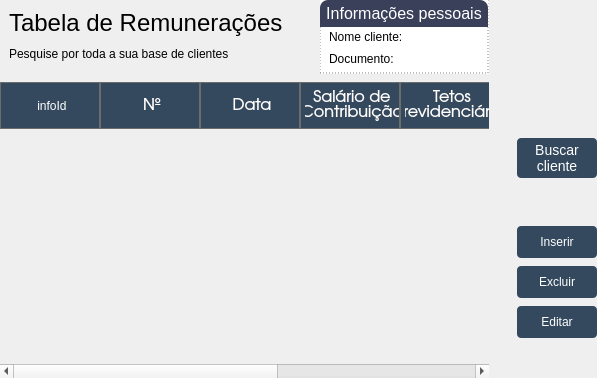
     <widget class="QWidget" name="tabContribuicoes">
      <property name="styleSheet">
       <string notr="true">/*-------------------------------- Labels -----------------------------------------*/
#lbTituloClientes {
	font-family: &quot;TeX Gyre Adventor&quot;;
	font-size: 24px;
}

#lbInfoClientes {
	font-family: &quot;TeX Gyre Adventor&quot;;
	font-size: 12px;	
}

#lbTituloFiltro {
	font-family: &quot;TeX Gyre Adventor&quot;;
	font-size: 16px;
}

#lbBuscaNome, #lbBuscaEmail, 
#lbBuscaTelefone, #lbBuscaTpProcesso,
#lbBuscaRgcpf {
	font-family: &quot;TeX Gyre Adventor&quot;;
	font-size: 12px;
}

#lbInfoCabecalho, #lbInfoDibDer, 
#lbInfoNomeContrib, #lbInfoDocumentoContrib {
	font-family: &quot;TeX Gyre Adventor&quot;;
	font-size: 12px;
	background-color: white;
}

#lbDibDer, 
#lbNome, #lbDocumento {
	font-family: &quot;TeX Gyre Adventor&quot;;
	font-size: 14px;
	background-color: white;
	font-weight: bold;
}

/*-------------------------------- Frames -----------------------------------------*/
#frInfoCabecalho{
	border-radius: 4px;
	border: 1px solid rgb(85, 87, 83);

	background-color: white;
}

/*-------------------------------- Tables -----------------------------------------*/
#tblCalculos {
	background-color: transparent;
}

#tblClientes::item{
	margin: 4px;
}

QHeaderView::section {
    background-color: rgb(52, 73, 94);
    color: white;
    padding-left: 4px;
    border: 1px solid #6c6c6c;
	min-height: 45px;
}

QHeaderView::down-arrow {
    icon-color: white;
}

QHeaderView::up-arrow {
    icon-color: white;
}

/*-------------------------------- Push Buttons --------------------------------*/

#pbBuscarCliente {
	font-family: &quot;TeX Gyre Adventor&quot;;
	font-size: 14px;
	color: white;

	border-radius: 4px;
	background-color: rgb(52, 73, 94);
}

#pbBuscarCliente:hover {
	font-family: &quot;TeX Gyre Adventor&quot;;
	font-size: 14px;
	color: white;

	border-radius: 4px;
	border: 1px solid;
	background-color: rgb(72, 93, 114);
}

#pbInserir, #pbEditar, #pbExcluir {
	font-family: &quot;TeX Gyre Adventor&quot;;
	font-size: 12px;
	color: white;

	border-radius: 4px;
	background-color: rgb(52, 73, 94);
}

#pbInserir:hover, #pbEditar:hover, 
#pbExcluir:hover {
	font-family: &quot;TeX Gyre Adventor&quot;;
	font-size: 12px;
	color: white;

	border-radius: 4px;
	border: 1px solid;
	background-color: rgb(72, 93, 114);
}

/*-------------------------------- Group Box -----------------------------------------*/
QGroupBox {
	font-family: &quot;TeX Gyre Adventor&quot;;
	font-size: 16px;
	border: 1px solid transparent;

	background-color: white;
}

#bpInfoPessoaisContrib::title {
	subcontrol-position: top left;
	background-color: #3A405A;
	border-top-left-radius: 8px;
	border-top-right-radius: 8px;
	color: white;
	padding: 4px;
}

#bpInfoPessoaisContrib {
	border: 1px dashed grey;
}
</string>
      </property>
      <attribute name="title">
       <string>Contribuições</string>
      </attribute>
      <layout class="QGridLayout" name="gridLayout_2">
       <property name="leftMargin">
        <number>0</number>
       </property>
       <property name="topMargin">
        <number>0</number>
       </property>
       <property name="rightMargin">
        <number>0</number>
       </property>
       <property name="bottomMargin">
        <number>0</number>
       </property>
       <property name="horizontalSpacing">
        <number>28</number>
       </property>
       <property name="verticalSpacing">
        <number>8</number>
       </property>
       <item row="0" column="1">
        <widget class="QGroupBox" name="bpInfoPessoaisContrib">
         <property name="title">
          <string>Informações pessoais</string>
         </property>
         <layout class="QVBoxLayout" name="verticalLayout_5">
          <property name="spacing">
           <number>2</number>
          </property>
          <property name="leftMargin">
           <number>8</number>
          </property>
          <property name="topMargin">
           <number>26</number>
          </property>
          <property name="rightMargin">
           <number>34</number>
          </property>
          <property name="bottomMargin">
           <number>4</number>
          </property>
          <item>
           <widget class="QFrame" name="frame_9">
            <property name="frameShape">
             <enum>QFrame::NoFrame</enum>
            </property>
            <property name="frameShadow">
             <enum>QFrame::Raised</enum>
            </property>
            <layout class="QHBoxLayout" name="horizontalLayout_6">
             <property name="spacing">
              <number>2</number>
             </property>
             <property name="leftMargin">
              <number>0</number>
             </property>
             <property name="topMargin">
              <number>0</number>
             </property>
             <property name="rightMargin">
              <number>0</number>
             </property>
             <property name="bottomMargin">
              <number>0</number>
             </property>
             <item alignment="Qt::AlignLeft">
              <widget class="QLabel" name="lbInfoNomeContrib">
               <property name="text">
                <string>Nome cliente:</string>
               </property>
              </widget>
             </item>
             <item alignment="Qt::AlignLeft">
              <widget class="QLabel" name="lbNome">
               <property name="sizePolicy">
                <sizepolicy hsizetype="Expanding" vsizetype="Preferred">
                 <horstretch>0</horstretch>
                 <verstretch>0</verstretch>
                </sizepolicy>
               </property>
               <property name="text">
                <string/>
               </property>
              </widget>
             </item>
             <item>
              <spacer name="horizontalSpacer_4">
               <property name="orientation">
                <enum>Qt::Horizontal</enum>
               </property>
               <property name="sizeHint" stdset="0">
                <size>
                 <width>40</width>
                 <height>20</height>
                </size>
               </property>
              </spacer>
             </item>
            </layout>
           </widget>
          </item>
          <item>
           <widget class="QFrame" name="frame_10">
            <property name="frameShape">
             <enum>QFrame::NoFrame</enum>
            </property>
            <property name="frameShadow">
             <enum>QFrame::Raised</enum>
            </property>
            <layout class="QHBoxLayout" name="horizontalLayout_7">
             <property name="spacing">
              <number>2</number>
             </property>
             <property name="leftMargin">
              <number>0</number>
             </property>
             <property name="topMargin">
              <number>0</number>
             </property>
             <property name="rightMargin">
              <number>0</number>
             </property>
             <property name="bottomMargin">
              <number>0</number>
             </property>
             <item alignment="Qt::AlignLeft">
              <widget class="QLabel" name="lbInfoDocumentoContrib">
               <property name="text">
                <string>Documento:</string>
               </property>
              </widget>
             </item>
             <item alignment="Qt::AlignLeft">
              <widget class="QLabel" name="lbDocumento">
               <property name="text">
                <string/>
               </property>
              </widget>
             </item>
             <item>
              <spacer name="horizontalSpacer_5">
               <property name="orientation">
                <enum>Qt::Horizontal</enum>
               </property>
               <property name="sizeHint" stdset="0">
                <size>
                 <width>40</width>
                 <height>20</height>
                </size>
               </property>
              </spacer>
             </item>
            </layout>
           </widget>
          </item>
         </layout>
        </widget>
       </item>
       <item row="1" column="2">
        <widget class="QFrame" name="frame_8">
         <property name="minimumSize">
          <size>
           <width>80</width>
           <height>0</height>
          </size>
         </property>
         <property name="maximumSize">
          <size>
           <width>90</width>
           <height>16777215</height>
          </size>
         </property>
         <property name="frameShape">
          <enum>QFrame::NoFrame</enum>
         </property>
         <property name="frameShadow">
          <enum>QFrame::Raised</enum>
         </property>
         <layout class="QVBoxLayout" name="verticalLayout_6">
          <property name="spacing">
           <number>8</number>
          </property>
          <property name="leftMargin">
           <number>0</number>
          </property>
          <property name="topMargin">
           <number>56</number>
          </property>
          <property name="rightMargin">
           <number>0</number>
          </property>
          <property name="bottomMargin">
           <number>0</number>
          </property>
          <item>
           <widget class="QPushButton" name="pbBuscarCliente">
            <property name="minimumSize">
             <size>
              <width>80</width>
              <height>40</height>
             </size>
            </property>
            <property name="maximumSize">
             <size>
              <width>90</width>
              <height>40</height>
             </size>
            </property>
            <property name="text">
             <string>Buscar 
cliente</string>
            </property>
           </widget>
          </item>
          <item>
           <spacer name="verticalSpacer_3">
            <property name="orientation">
             <enum>Qt::Vertical</enum>
            </property>
            <property name="sizeType">
             <enum>QSizePolicy::Fixed</enum>
            </property>
            <property name="sizeHint" stdset="0">
             <size>
              <width>20</width>
              <height>40</height>
             </size>
            </property>
           </spacer>
          </item>
          <item>
           <widget class="QPushButton" name="pbInserir">
            <property name="minimumSize">
             <size>
              <width>80</width>
              <height>32</height>
             </size>
            </property>
            <property name="maximumSize">
             <size>
              <width>90</width>
              <height>32</height>
             </size>
            </property>
            <property name="text">
             <string>Inserir</string>
            </property>
           </widget>
          </item>
          <item>
           <widget class="QPushButton" name="pbExcluir">
            <property name="minimumSize">
             <size>
              <width>80</width>
              <height>32</height>
             </size>
            </property>
            <property name="maximumSize">
             <size>
              <width>90</width>
              <height>32</height>
             </size>
            </property>
            <property name="text">
             <string>Excluir</string>
            </property>
           </widget>
          </item>
          <item>
           <widget class="QPushButton" name="pbEditar">
            <property name="minimumSize">
             <size>
              <width>80</width>
              <height>32</height>
             </size>
            </property>
            <property name="maximumSize">
             <size>
              <width>90</width>
              <height>32</height>
             </size>
            </property>
            <property name="text">
             <string>Editar</string>
            </property>
           </widget>
          </item>
          <item>
           <spacer name="verticalSpacer_2">
            <property name="orientation">
             <enum>Qt::Vertical</enum>
            </property>
            <property name="sizeHint" stdset="0">
             <size>
              <width>20</width>
              <height>40</height>
             </size>
            </property>
           </spacer>
          </item>
         </layout>
        </widget>
       </item>
       <item row="1" column="0" colspan="2">
        <widget class="QTableWidget" name="tblCalculos">
         <property name="frameShape">
          <enum>QFrame::NoFrame</enum>
         </property>
         <property name="editTriggers">
          <set>QAbstractItemView::NoEditTriggers</set>
         </property>
         <property name="selectionMode">
          <enum>QAbstractItemView::SingleSelection</enum>
         </property>
         <property name="selectionBehavior">
          <enum>QAbstractItemView::SelectRows</enum>
         </property>
         <property name="showGrid">
          <bool>false</bool>
         </property>
         <property name="wordWrap">
          <bool>true</bool>
         </property>
         <attribute name="horizontalHeaderCascadingSectionResizes">
          <bool>true</bool>
         </attribute>
         <attribute name="horizontalHeaderShowSortIndicator" stdset="0">
          <bool>true</bool>
         </attribute>
         <attribute name="horizontalHeaderStretchLastSection">
          <bool>true</bool>
         </attribute>
         <attribute name="verticalHeaderVisible">
          <bool>false</bool>
         </attribute>
         <row>
          <property name="text">
           <string>New Row</string>
          </property>
         </row>
         <column>
          <property name="text">
           <string>infoId</string>
          </property>
         </column>
         <column>
          <property name="text">
           <string>Nº</string>
          </property>
          <property name="font">
           <font>
            <family>TeX Gyre Adventor</family>
            <pointsize>12</pointsize>
           </font>
          </property>
          <property name="textAlignment">
           <set>AlignCenter</set>
          </property>
         </column>
         <column>
          <property name="text">
           <string>Data</string>
          </property>
          <property name="font">
           <font>
            <family>TeX Gyre Adventor</family>
            <pointsize>12</pointsize>
           </font>
          </property>
          <property name="textAlignment">
           <set>AlignCenter</set>
          </property>
         </column>
         <column>
          <property name="text">
           <string>Salário de 
Contribuição</string>
          </property>
          <property name="font">
           <font>
            <family>TeX Gyre Adventor</family>
            <pointsize>12</pointsize>
           </font>
          </property>
          <property name="textAlignment">
           <set>AlignCenter</set>
          </property>
         </column>
         <column>
          <property name="text">
           <string>Tetos 
Previdenciários</string>
          </property>
          <property name="font">
           <font>
            <family>TeX Gyre Adventor</family>
            <pointsize>12</pointsize>
           </font>
          </property>
          <property name="textAlignment">
           <set>AlignCenter</set>
          </property>
         </column>
         <column>
          <property name="text">
           <string>Natureza</string>
          </property>
          <property name="font">
           <font>
            <family>TeX Gyre Adventor</family>
            <pointsize>12</pointsize>
           </font>
          </property>
          <property name="textAlignment">
           <set>AlignCenter</set>
          </property>
         </column>
         <column>
          <property name="text">
           <string>Indicadores</string>
          </property>
          <property name="font">
           <font>
            <family>TeX Gyre Adventor</family>
            <pointsize>12</pointsize>
           </font>
          </property>
          <property name="textAlignment">
           <set>AlignCenter</set>
          </property>
         </column>
         <item row="0" column="6">
          <property name="textAlignment">
           <set>AlignCenter</set>
          </property>
         </item>
        </widget>
       </item>
       <item row="0" column="0">
        <widget class="QFrame" name="frame_11">
         <property name="frameShape">
          <enum>QFrame::NoFrame</enum>
         </property>
         <property name="frameShadow">
          <enum>QFrame::Raised</enum>
         </property>
         <layout class="QVBoxLayout" name="verticalLayout_7">
          <item>
           <widget class="QLabel" name="lbTituloClientes">
            <property name="text">
             <string>Tabela de Remunerações</string>
            </property>
           </widget>
          </item>
          <item>
           <widget class="QLabel" name="lbInfoClientes">
            <property name="text">
             <string>Pesquise por toda a sua base de clientes</string>
            </property>
           </widget>
          </item>
         </layout>
        </widget>
       </item>
      </layout>
     </widget>
